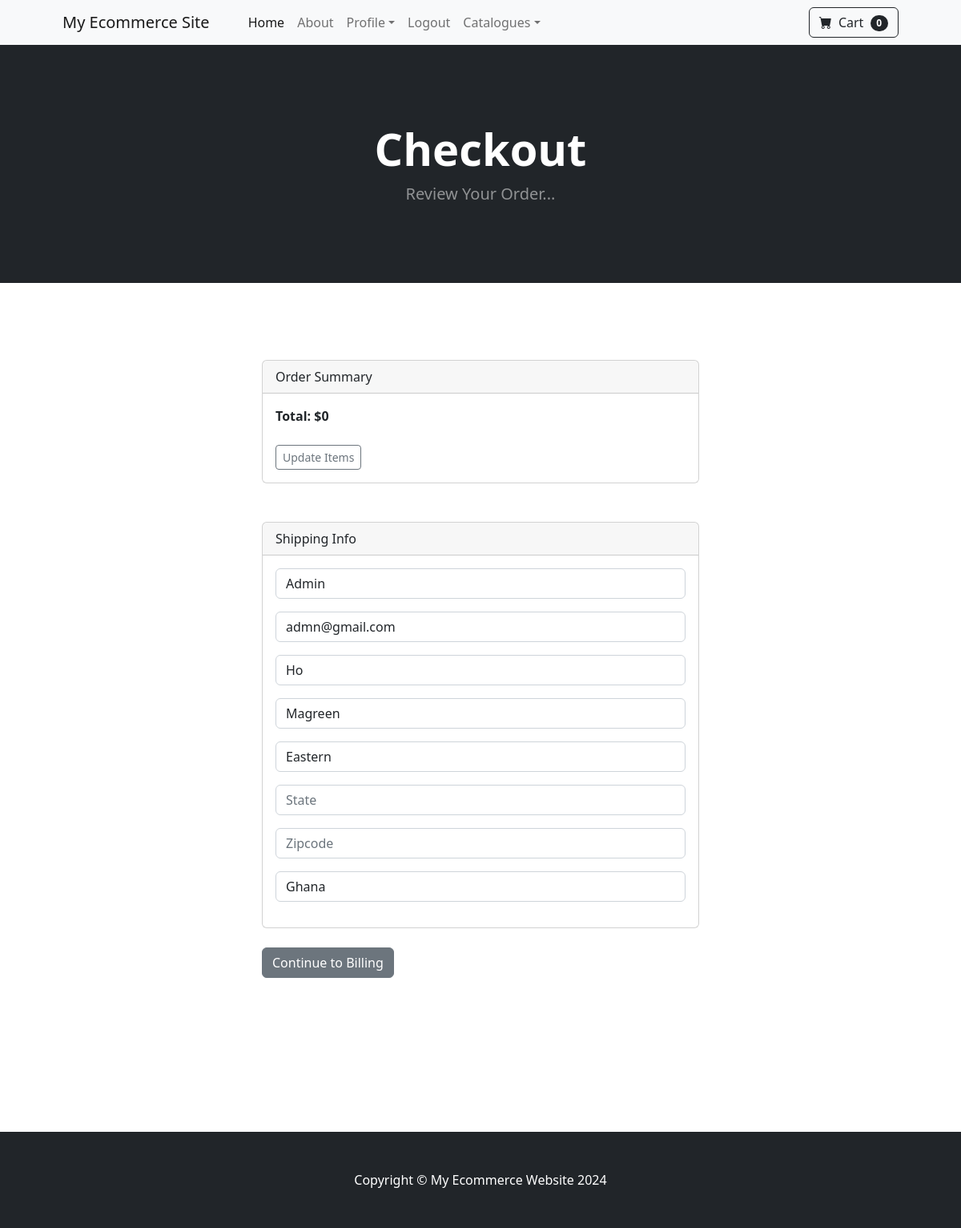
The page /payment/checkout (signed in) on the database its author committed.
### payment/models.py (models this page shows, shortened)
class ShippingAddress(models.Model):
    user = models.ForeignKey(User, on_delete = models.CASCADE, null =True, blank=True)
    shipping_fullname = models.CharField(max_length=255)
    shipping_email = models.EmailField()
    shipping_address1 = models.CharField(max_length=255)
    shipping_address2 = models.CharField(max_length=255)
    shipping_city = models.CharField(max_length=255)
    shipping_state = models.CharField(max_length=255,null=True, blank=True)
    shipping_zipcode = models.CharField(max_length=255, null=True, blank=True)
    shipping_country = models.CharField(max_length=255)
    class Meta:
        verbose_name_plural = "Shipping Address"

### payment/views.py (the view)
# urls.py: path('checkout', views.checkout, name = 'checkout'),
def checkout(request):
    cart = Cart(request)
    cart_products = cart.get_prods
    quantities =cart.get_quants
    totals = cart.cart_total()
    if request.user.is_authenticated:
            shipping_user, created = ShippingAddress.objects.get_or_create(user=request.user)
            shipping_form = ShippingForm(request.POST or None, instance = shipping_user)
            return render(request, 'payment/checkout.html',{'cart_products':cart_products, 'quantities':quantities,'totals':totals,'shipping_form':shipping_form})
    else:
            shipping_user, created = ShippingAddress.objects.get_or_create(user=request.user)
            shipping_form = ShippingForm(request.POST or None)
            return render(request, 'payment/checkout.html',{'cart_products':cart_products, 'quantities':quantities,'totals':totals,'shipping_form':shipping_form})

### cart/cart.py (called while the page is built, shortened)
    def __len__(self):
        return len(self.cart)

    def get_prods(self):
        products_ids = self.cart.keys()
        products = Product.objects.filter(id__in= products_ids)
        return products

    def cart_total(self):
        product_ids =self.cart.keys()
        products = Product.objects.filter(id__in = product_ids)
        quantities =self.cart
        total = 0
        return total

### cart/context_processors.py (called while the page is built)
def cart(request):
    return {'cart': Cart(request)}

### payment/templates/payment/checkout.html (shortened to what this page needs)
{% extends 'base.html' %}
{% block content%}
    <header class="bg-dark py-5">
        <div class="container px-4 px-lg-5 my-5">
            <div class="text-center text-white">
                <h1 class="display-4 fw-bolder">Checkout</h1>
                <p class="lead fw-normal text-white-50 mb-0">Review Your Order...</p>
            </div>
        </div>
    </header>
    <br>
    <div class="container">
        <div class="row">
                <div class="col-md-6 offset-md-3">
                    <br> <br> <br>
                    <div class="card">
                        <div class="card-header">
                          Order Summary
                        </div>
                        <div class="card-body">
                            <strong>Total: ${{totals}}</strong>
                            <br> <br>
                            <a href="{% url 'cart_summary' %}" class="btn btn-sm btn-outline-secondary">Update Items</a>
                        </div>
                    </div>
                    <br><br>
                    <div class="card">
                        <div class="card-header">
                          Shipping Info
                        </div>
                        <div class="card-body">
                        <form method="POST" action="{% url 'billing_info'%}">
                         {{ shipping_form.as_p}}
                        </div>
                      </div>
                      <br>
                      <button type="submit" class="btn btn-secondary">Continue to Billing</button>
                </div>
        </div>
    </div>
    <br> <br><br><br><br><br><br><br>
    {% endblock %}

### rows shown on the page
ShippingAddress: shipping_fullname "Admin", shipping_email "admn@gmail.com", shipping_address1 "Ho", shipping_address2 "Magreen", shipping_city "Eastern", shipping_country "Ghana"

### other values the page prints
{{ cart|length }} "0"
{{ totals }} "0"
